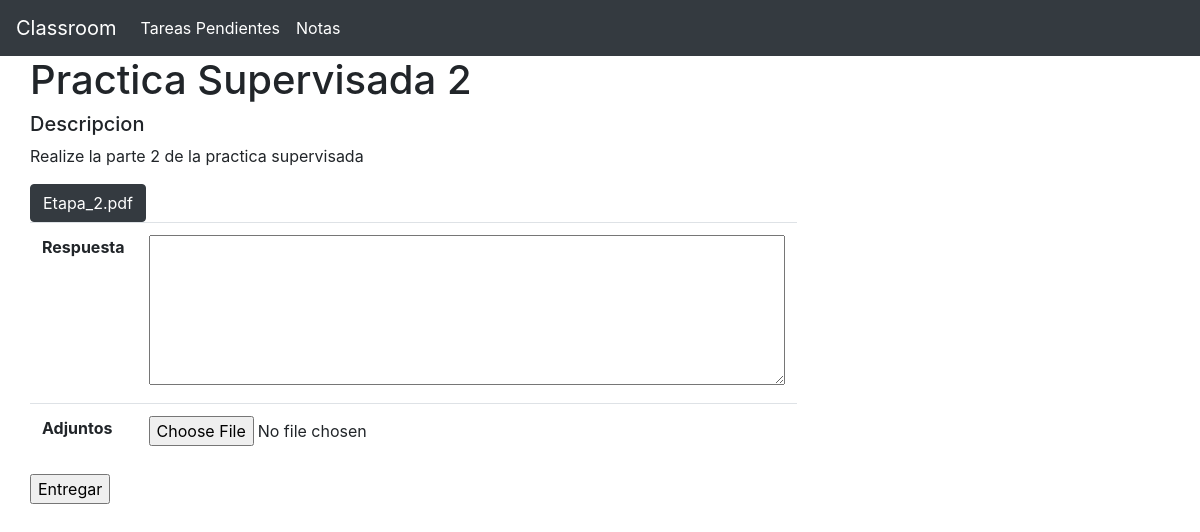
The app's page /tareas/3 (signed in) with its own data.
### app.py (models this page shows)
class Tareas(db.Model):
    Id                = db.Column(db.Integer, primary_key=True)
    IdClase           = db.Column(db.Integer, db.ForeignKey('clases.Id'), nullable=False)
    Titulo            = db.Column(db.String(30), nullable=False)
    Descripcion       = db.Column(db.String(120), nullable=False)
    PathAdjuntos      = db.Column(db.String(50), nullable=False)
    entregas          = db.relationship("Entregas", backref="tareasEntregadas")

### app.py (the view)
@app.route("/tareas/<int:idTarea>", methods=["POST", "GET"])
def ResolverTareas(idTarea):
    if not "type" in session:
        flash("Cuidado mano, que tengo tu ip")
        return redirect("/")
    if session["type"] != "Alumno":
        flash("Cuidado mano, que tengo tu ip")
        return redirect("/")
    if request.method == "POST":
        entrega = Entregas.query.get(idTarea)
        if entrega is None:
            flash("No hemos podido identificar la tarea")
            return redirect("/tareas")
        if entrega.IdAlumno != session["id"]:
            flash("No puede entregar tareas que no le corresponden")
            return redirect("/tareas")
        archivo = request.files["file"]
        if archivo.filename:
            if allowed_file(archivo.filename):
               filename = secure_filename(archivo.filename)
               archivo.save(os.path.join(app.config['UPLOAD_FOLDER'], filename))
            else:
               flash("Error con el archivo adjunto.\
               Le recordamos que solo pueden tener las siguientes extencionses:\
               'txt', 'pdf', 'png', 'jpg', 'jpeg', 'gif', 'doc', 'docx', 'xls', 'zip', 'gz', 'ppt'.")
               return redirect("/tareas")
        else:
            flash("Tarea sin adjuntos")
            filename = "SinArchivo"
        entrega.Respuesta = request.form.get("respuesta")
        entrega.PathAdjuntos = filename
        db.session.commit()
        return redirect("/tareas")
    else:
        tarea = Tareas.query.get(idTarea)
        return render_template("realizarTarea.html", tarea=tarea, type=session["type"])

### templates/realizarTarea.html (shortened to what this page needs)
{% extends "base.html" %}
{% block contenido %}
{% if tarea %}
<div class="row">
    <h1>{{ tarea.Titulo }}</h1>
</div>
<div class="row">
    <h5>Descripcion</h5>
</div>
<div class="row">
    <p>
         {{ tarea.Descripcion }}
    </p>
</div>
<div class="row">
    {% if tarea.PathAdjuntos != "SinArchivo"%}
       <a href="/file/{{ tarea.PathAdjuntos }}" class="btn btn-dark">{{ tarea.PathAdjuntos }}</a>
    {% endif %}
</div>
<div class="row">
    <form action="/tareas/{{ tarea.Id }}" method="post" enctype="multipart/form-data">
        <table class="table">
                <th>Respuesta</th>
                <th><textarea rows="6" cols="60" name="respuesta" maxlength="300"></textarea></th>
            <tr>
                <th>Adjuntos</th>
                <th><input type="file" name="file"/></th>
            </tr>
        </table>
        <input type="submit" value="Entregar" id="boton" />
    </form>
</div>
{% else %}
<h1>Sea lo que estes haciendo, para amigo. Recuerda que se quien eres. Deja de hacer cosas que no te tocan</h1>
{% endif %}
{% endblock %}

### records on screen
Tareas: Titulo "Practica Supervisada 2", Descripcion "Realize la parte 2 de la practica supervisada", PathAdjuntos "Etapa_2.pdf"
